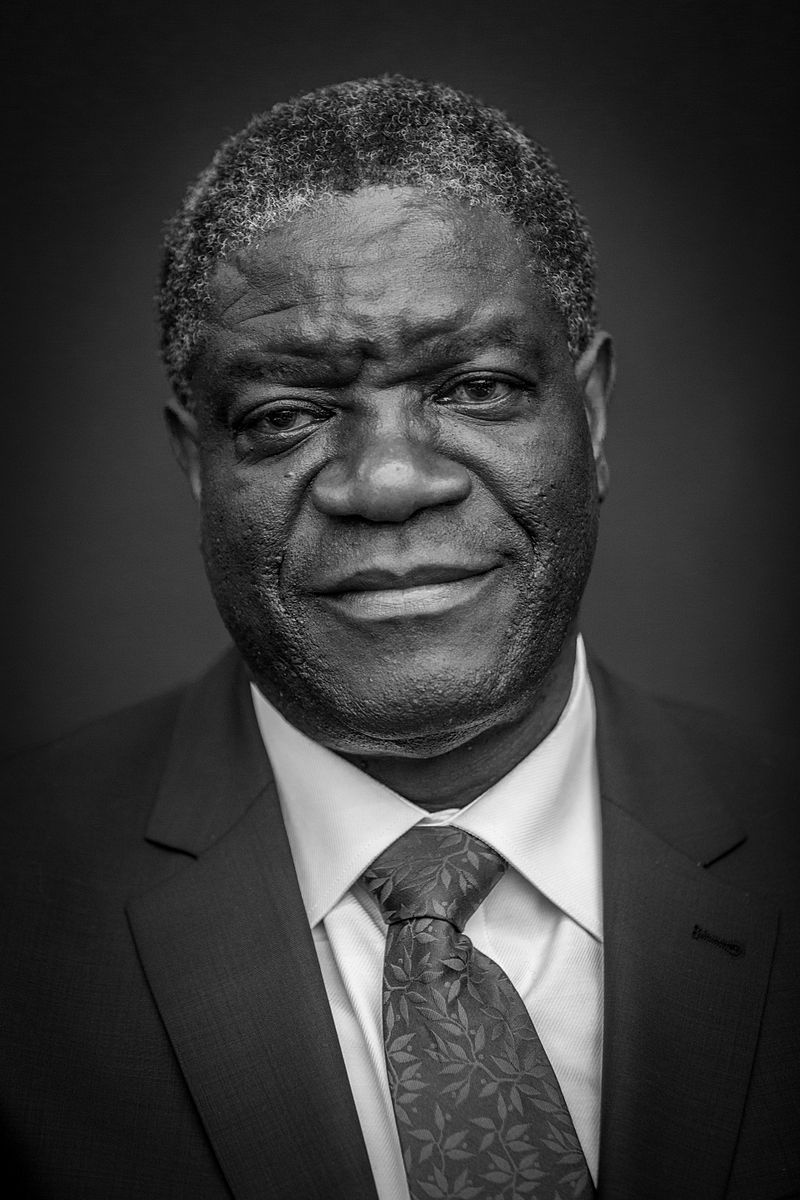
#> input picture Denis_Mukwege.jpg, 800 x 1200 px, given in place of the camera
$ jupyter execute 28_ObjDetection_OpticalFlow.ipynb
#> lines starting #> are read from the running program, lines starting #| are printed output that depends on the picture; after the words box and inside, x2 and y2 are one past the last pixel; in counts of white or black regions, pixels touching at a corner belong together
[cell 1]
import cv2
import matplotlib.pyplot as plt
import numpy as np

[cell 2]
#LUCAS-KANADE Function --> Sparse Optical Flow
#accepts prev frame, prev points, next frame
#outputs points in new frame

[cell 3]
#Gunner Farneback --> Dense Optical Flow

[cell 4]
corner_track_params = dict(
    maxCorners=10,
    qualityLevel=0.3,
    minDistance=7,
    blockSize=7
)
corner_track_params

[cell 5]
lk_params = dict(winSize=(200,200),
                 maxLevel=2,
                 criteria =(cv2.TERM_CRITERIA_EPS | cv2.TERM_CRITERIA_COUNT,10,0.03)
                 )

[cell 6]
cap =cv2.VideoCapture(0)

ret, prev_frame = cap.read()
#> prev_frame is the input picture: shape (1200, 800, 3); min 0, max 255, mean 58.8

prev_gray = cv2.cvtColor(prev_frame, cv2.COLOR_BGR2GRAY)

#pts to track
prevPts = cv2.goodFeaturesToTrack(prev_gray,mask=None,**corner_track_params)
#> prevPts = [[484, 165], [250, 221], [462, 932], [241, 219], [256, 216], [250, 185], [282, 195], [424, 144], [443, 132], [447, 126]]

mask = np.zeros_like((prev_frame))# For displaying points(line) not Tracking (thats why None above)

while True:
    _,frame = cap.read()

    current_gray = cv2.cvtColor(frame, cv2.COLOR_BGR2GRAY)

    nextPts, status, err = cv2.calcOpticalFlowPyrLK(prev_gray,
                                                    current_gray,
                                                    prevPts,
                                                    None,
                                                   **lk_params)
#> nextPts has the same summary as prevPts; status = [1, 1, 1, 1, 1, 1, 1, 1, 1, 1]; err = [0, 0, 0, 0, 0, 0, 0, 0, 0, 0]

    good_new = nextPts[status == 1]
#> good_new has the same summary as prevPts
    good_prev = prevPts[status == 1]
#> good_prev has the same summary as prevPts

    for i, (new,prev) in enumerate(zip(good_new,good_prev)):
        x_new, y_new = new.ravel()
        x_prev, y_prev = prev.ravel()

        mask = cv2.line(mask, (x_new,y_new),(x_prev,y_prev), 255, 3)

        frame = cv2.circle(frame,(x_new,y_new),8,(0,255,0), -1)
#> this loop made 10 passes
#> (x_new, y_new, x_prev, y_prev) on passes 1 to 10: (484, 165, 484, 165), (250, 221, 250, 221), (462, 932, 462, 932), (241, 219, 241, 219), (256, 216, 256, 216), (250, 185, 250, 185), (282, 195, 282, 195), (424, 144, 424, 144), (443, 132, 443, 132), (447, 126, 447, 126)
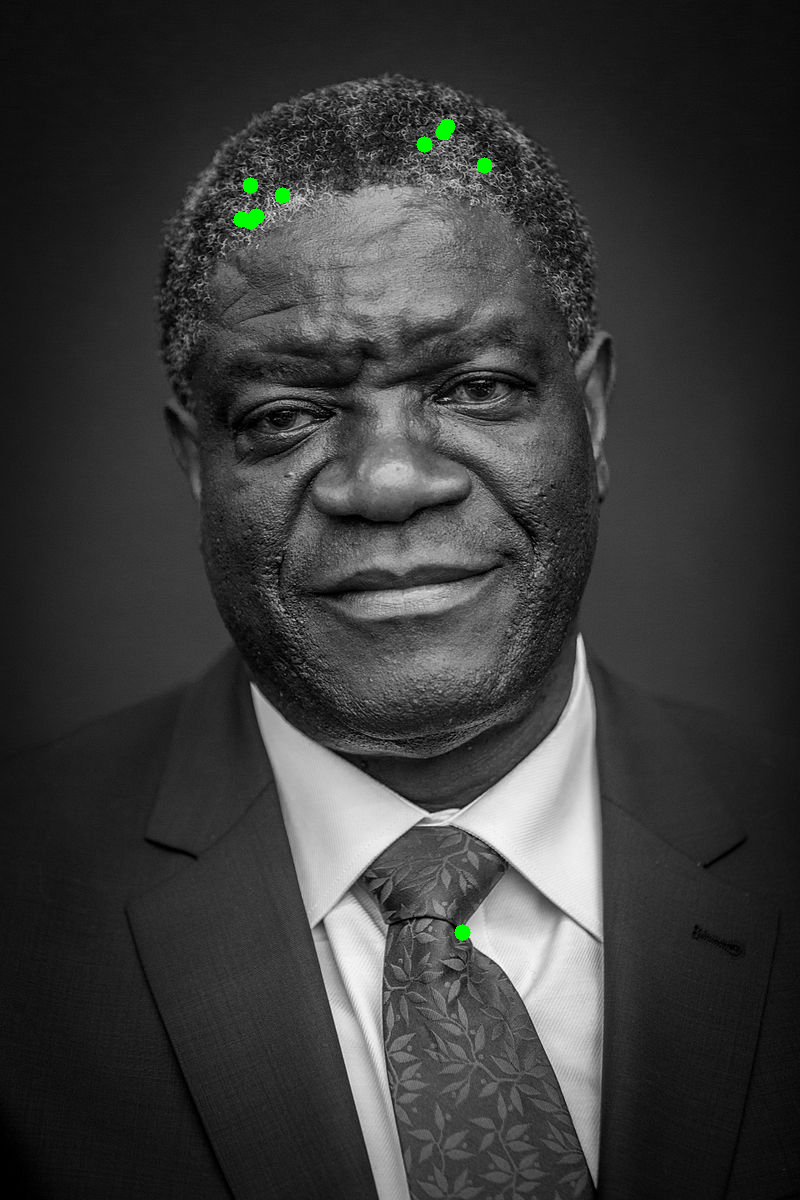
#> frame: shape (1200, 800, 3); mean B, G, R 58.6, 59.1, 58.6
#> mask: shape (1200, 800, 3); mean of channels 0, 1, 2 0, 0, 0

    img = cv2.add(frame,mask)
    cv2.imshow('track', img)

    if cv2.waitKey(1) & 0xFF == 27:
#> (key Esc is pressed here)
        break

    prev_gray = current_gray.copy()
    prevPts = good_new.reshape(-1,1,2)

cap.release()
cv2.destroyAllWindows()

[cell 7]
#DENSE

cap =cv2.VideoCapture(0)

ret, frame1 = cap.read()

prev_img = cv2.cvtColor(frame1, cv2.COLOR_BGR2GRAY)

hsv_mask = np.zeros_like(frame1)
hsv_mask[:,:,1] =255

while True:

    ret, frame2 = cap.read()
    next_img = cv2.cvtColor(frame2, cv2.COLOR_BGR2GRAY)

    flow = cv2.calcOpticalFlowFarneback(prev_img,
                                        next_img,None, 0.5, 3, 15, 3, 5, 1.2, 0)

    #Convert cartesian coord to Polar Coord, since we are using hsv

    mag, ang = cv2.cartToPolar(flow[:,:,0],flow[:,:,1], angleInDegrees=True)
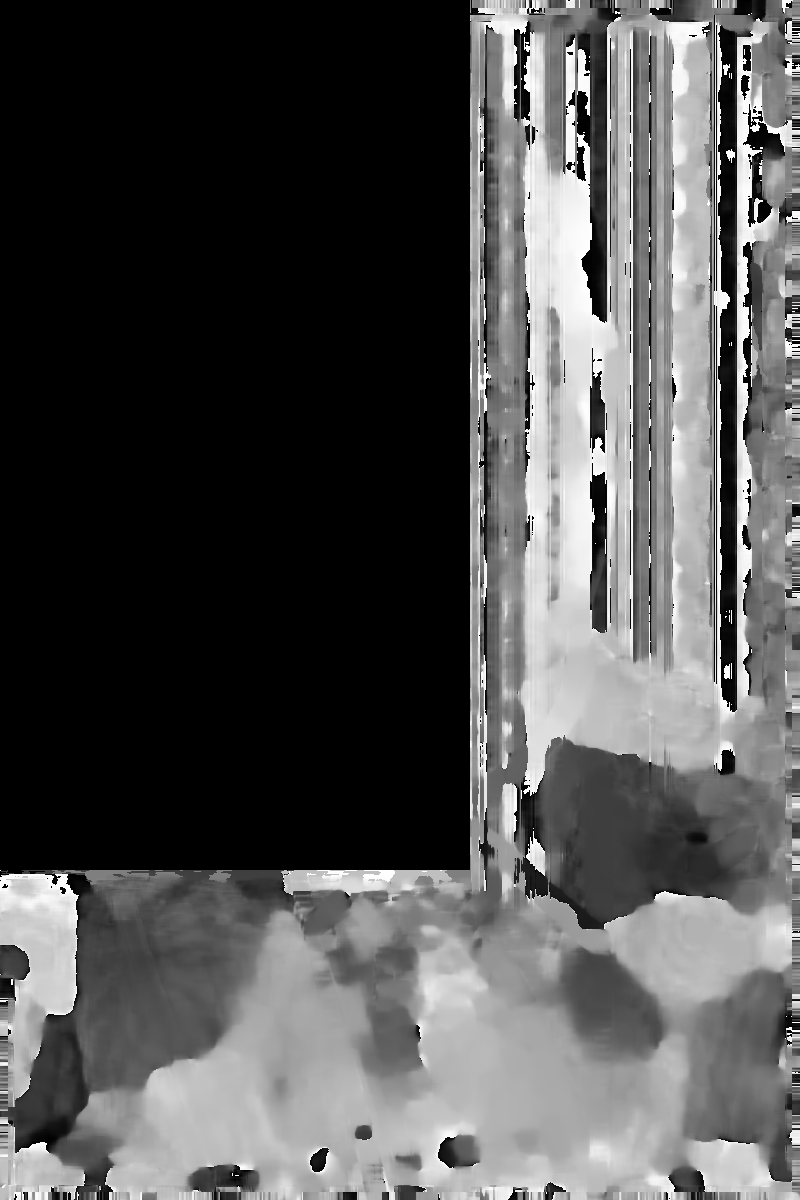
#> ang: shape (1200, 800) float32; min 0, max 360, mean 115.1; drawn with min black and max white

    hsv_mask[:,:,0] = ang/2
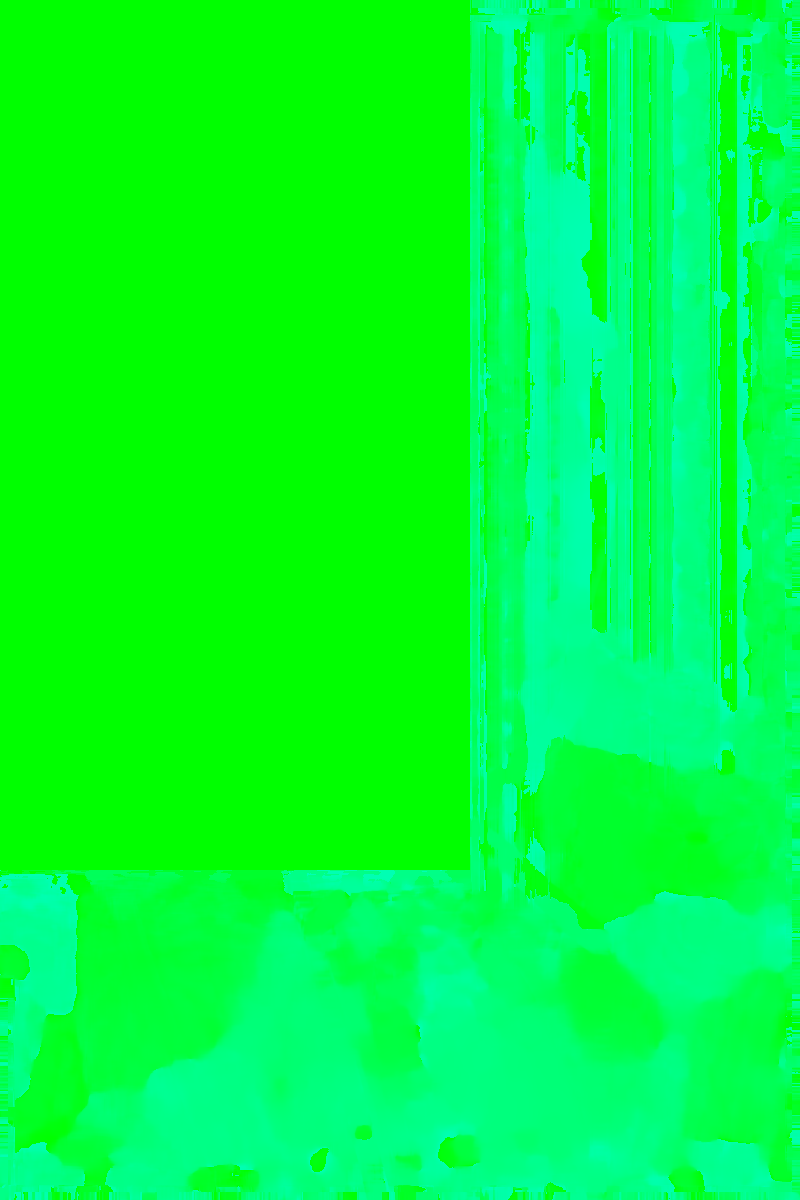
#> hsv_mask: shape (1200, 800, 3); mean of channels 0, 1, 2 57.3, 255, 0; drawn as B, G, R

    hsv_mask[:,:,2] = cv2.normalize(mag,None,0,255,cv2.NORM_MINMAX)
#> hsv_mask: shape (1200, 800, 3); 0.22% of pixels changed, all inside (x1, y1, x2, y2) = (0, 943, 800, 1200)

    bgr = cv2.cvtColor(hsv_mask,cv2.COLOR_HSV2BGR)

    cv2.imshow('frame2',bgr)

    k = cv2.waitKey(30) & 0xff
#> (key Esc is pressed here)

    if k == 27:
        break

    prev_img = next_img


cap.release()
cv2.destroyAllWindows()

$ run again, on Nadia_Murad.jpg
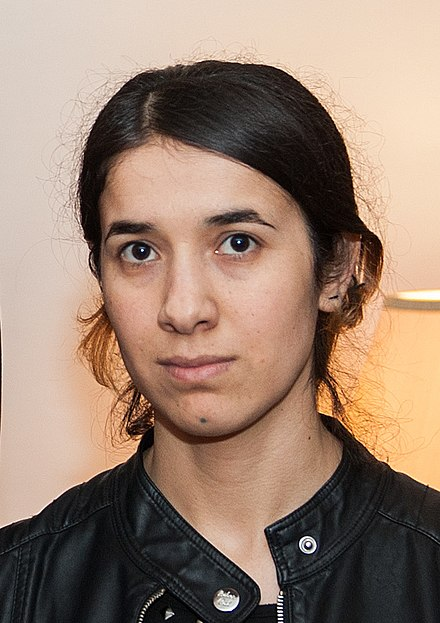
#> input picture Nadia_Murad.jpg, 440 x 623 px, given in place of the camera
#> prev_frame is the input picture: shape (623, 440, 3); mean B, G, R 112.7, 129.2, 153.8
#> prevPts = [[309, 546], [280, 616], [280, 595], [141, 615], [145, 608], [238, 241], [141, 249], [226, 593], [261, 602], [284, 610]]
#> nextPts has the same summary as prevPts; status = [1, 1, 1, 1, 1, 1, 1, 1, 1, 1]; err = [0, 0, 0, 0, 0, 0, 0, 0, 0, 0]
#> good_new has the same summary as prevPts
#> good_prev has the same summary as prevPts
#> the loop `for i, (new,prev) in enumerate(zip(good_new,good_prev)):` made 10 passes
#> (x_new, y_new, x_prev, y_prev) on passes 1 to 8: (309, 546, 309, 546), (280, 616, 280, 616), (280, 595, 280, 595), (141, 615, 141, 615), (145, 608, 145, 608), (238, 241, 238, 241), (141, 249, 141, 249), (226, 593, 226, 593)
#> after the loop `for i, (new,prev) in enumerate(zip(good_new,good_prev)):`:
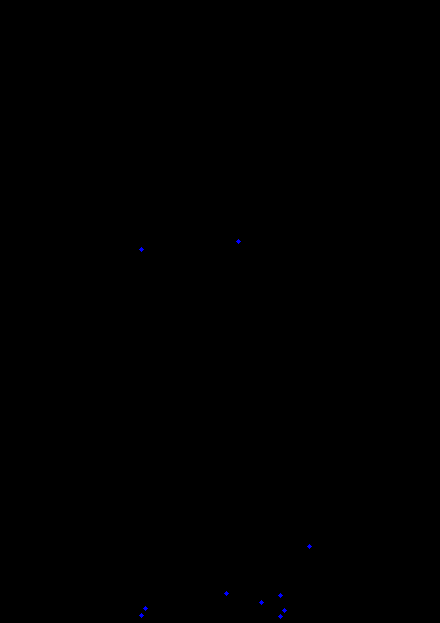
#> mask: shape (623, 440, 3); mean of channels 0, 1, 2 0.1, 0, 0; drawn as B, G, R
#> `hsv_mask[:,:,0] = ang/2`:
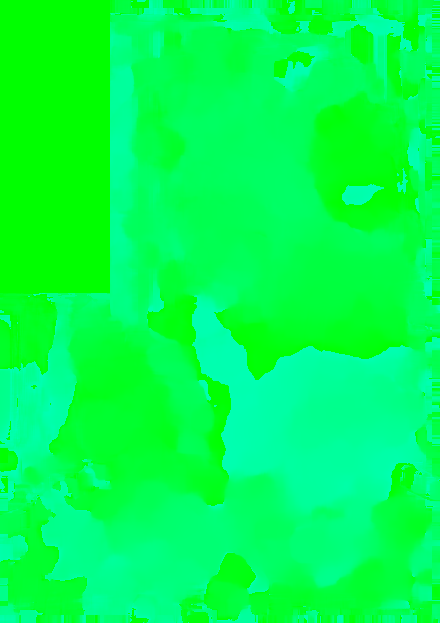
#> hsv_mask: shape (623, 440, 3); mean of channels 0, 1, 2 79.7, 255, 0; drawn as B, G, R

$ run again, on chess.jpg
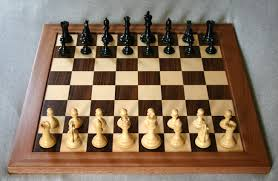
#> input picture chess.jpg, 278 x 181 px, given in place of the camera
#> prev_frame is the input picture: shape (181, 278, 3); mean B, G, R 98.4, 117.6, 137.6
#> prevPts = [[112, 87], [112, 97], [140, 131], [68, 84], [90, 131], [118, 68], [115, 134], [71, 69], [140, 82], [111, 113]]
#> nextPts has the same summary as prevPts; status = [1, 1, 1, 1, 1, 1, 1, 1, 1, 1]; err = [0, 0, 0, 0, 0, 0, 0, 0, 0, 0]
#> good_new has the same summary as prevPts
#> good_prev has the same summary as prevPts
#> the loop `for i, (new,prev) in enumerate(zip(good_new,good_prev)):` made 10 passes
#> (x_new, y_new, x_prev, y_prev) on passes 1 to 8: (112, 87, 112, 87), (112, 97, 112, 97), (140, 131, 140, 131), (68, 84, 68, 84), (90, 131, 90, 131), (118, 68, 118, 68), (115, 134, 115, 134), (71, 69, 71, 69)
#> after the loop `for i, (new,prev) in enumerate(zip(good_new,good_prev)):`:
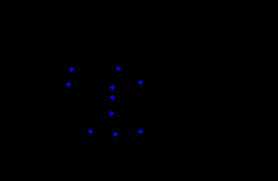
#> mask: shape (181, 278, 3); mean of channels 0, 1, 2 0.7, 0, 0; drawn as B, G, R
#> `hsv_mask[:,:,2] = cv2.normalize(mag,None,0,255,cv2.NORM_MINMAX)`:
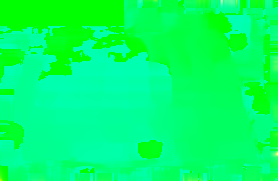
#> hsv_mask: shape (181, 278, 3); mean of channels 0, 1, 2 103.8, 255, 0.8; drawn as B, G, R
